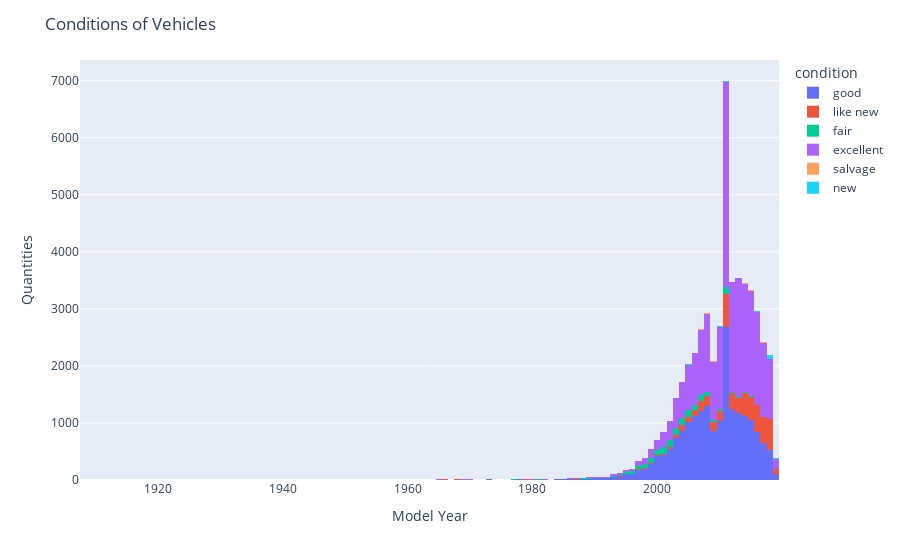

Notebook code cell kept with this figure:
### Markdown cell above
This graph shows the distribution of vehicle prices across different manufacturers, showing significant price variability among brands, the prevalence of common paint colors like white and black, the presence of outliers such as high-priced Nissan vehicles, and potential data gaps with the "unknown" category, highlighting trends in market pricing and consumer preferences.

### Code cell
fig = px.histogram(df_cars, x="model_year", color="condition")
fig.update_layout(title_text='Conditions of Vehicles', xaxis_title='Model Year', yaxis_title='Quantities')
fig.show()

### Figure 1 — Plotly figure (JSON) as saved in the notebook; plotly's stock layout.template omitted (floating-point values rounded to 4 significant figures; data arrays with more than 128 entries replaced by an {"elided": "..."} marker saying what was removed)
{"data": [{"alignmentgroup": "True", "bingroup": "x", "hovertemplate": "condition=good<br>model_year=%{x}<br>count=%{y}<extra></extra>", "legendgroup": "good", "marker": {"color": "#636efa", "pattern": {"shape": ""}}, "name": "good", "offsetgroup": "good", "orientation": "v", "showlegend": true, "type": "histogram", "x": {"elided": "20145 int values"}, "xaxis": "x", "yaxis": "y"}, {"alignmentgroup": "True", "bingroup": "x", "hovertemplate": "condition=like new<br>model_year=%{x}<br>count=%{y}<extra></extra>", "legendgroup": "like new", "marker": {"color": "#EF553B", "pattern": {"shape": ""}}, "name": "like new", "offsetgroup": "like new", "orientation": "v", "showlegend": true, "type": "histogram", "x": {"elided": "4742 int values"}, "xaxis": "x", "yaxis": "y"}, {"alignmentgroup": "True", "bingroup": "x", "hovertemplate": "condition=fair<br>model_year=%{x}<br>count=%{y}<extra></extra>", "legendgroup": "fair", "marker": {"color": "#00cc96", "pattern": {"shape": ""}}, "name": "fair", "offsetgroup": "fair", "orientation": "v", "showlegend": true, "type": "histogram", "x": {"elided": "1607 int values"}, "xaxis": "x", "yaxis": "y"}, {"alignmentgroup": "True", "bingroup": "x", "hovertemplate": "condition=excellent<br>model_year=%{x}<br>count=%{y}<extra></extra>", "legendgroup": "excellent", "marker": {"color": "#ab63fa", "pattern": {"shape": ""}}, "name": "excellent", "offsetgroup": "excellent", "orientation": "v", "showlegend": true, "type": "histogram", "x": {"elided": "24773 int values"}, "xaxis": "x", "yaxis": "y"}, {"alignmentgroup": "True", "bingroup": "x", "hovertemplate": "condition=salvage<br>model_year=%{x}<br>count=%{y}<extra></extra>", "legendgroup": "salvage", "marker": {"color": "#FFA15A", "pattern": {"shape": ""}}, "name": "salvage", "offsetgroup": "salvage", "orientation": "v", "showlegend": true, "type": "histogram", "x": [1999, 2008, 2012, 1995, 2003, 2005, 2008, 2001, 2001, 1998, 2001, 2003, 2008, 2000, 2005, 2014, 2003, 1997, 2011, 2009, 2013, 2006, 2015, 2018, 2006, 1994, 1995, 2019, 1995, 2018, 2000, 2014, 2011, 2004, 2001, 2015, 2007, 2004, 2014, 1999, 2011, 2007, 2011, 2013, 1999, 2015, 2013, 2003, 1977, 2014, 2000, 2017, 2017, 2014, 2014, 2004, 1995, 2013, 2011, 1999, 2002, 2010, 2011, 2004, 2018, 2003, 2008, 2011, 2011, 2017, 2017, 2017, 2009, 2001, 2002, 1996, 2011, 2010, 2002, 2007, 2000, 2011, 2001, 2005, 2001, 1993, 2005, 2012, 1999, 2003, 2016, 2006, 1994, 2008, 2014, 1993, 2005, 2006, 2001, 2011, 2008, 2004, 2015, 2007, 1986, 2013, 2011, 1994, 1999, 1997, 2008, 2011, 2017, 2013, 2002], "xaxis": "x", "yaxis": "y"}, {"alignmentgroup": "True", "bingroup": "x", "hovertemplate": "condition=new<br>model_year=%{x}<br>count=%{y}<extra></extra>", "legendgroup": "new", "marker": {"color": "#19d3f3", "pattern": {"shape": ""}}, "name": "new", "offsetgroup": "new", "orientation": "v", "showlegend": true, "type": "histogram", "x": {"elided": "143 int values"}, "xaxis": "x", "yaxis": "y"}], "layout": {"barmode": "relative", "legend": {"title": {"text": "condition"}, "tracegroupgap": 0}, "margin": {"t": 60}, "title": {"text": "Conditions of Vehicles"}, "xaxis": {"anchor": "y", "domain": [0, 1], "title": {"text": "Model Year"}}, "yaxis": {"anchor": "x", "domain": [0, 1], "title": {"text": "Quantities"}}}}
